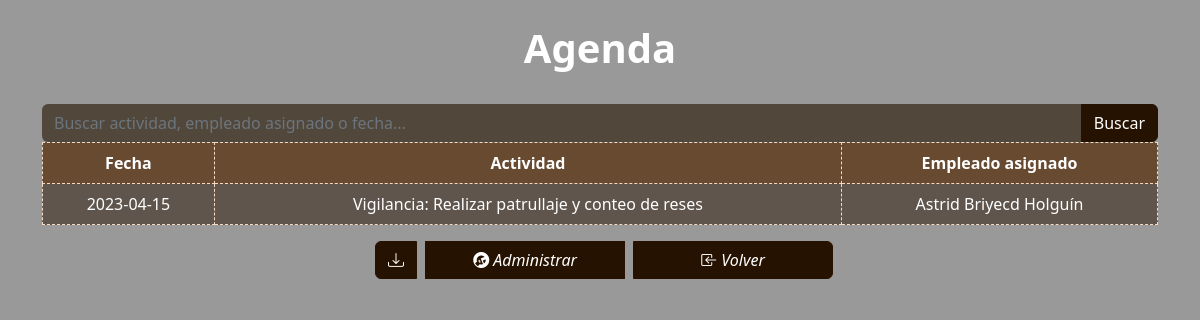
Page /cronograma/cronograma.php (signed in) on the committed database.
### tables this page shows
CREATE TABLE `agenda` (
  `idActividad` int(11) NOT NULL,
  `idAct` int(11) NOT NULL,
  `fecha` date NOT NULL,
  `idEmpledo` int(11) NOT NULL
);

CREATE TABLE `actividades` (
  `idAct` int(11) NOT NULL,
  `nombreActividad` varchar(40) NOT NULL,
  `descripcion` varchar(300) NOT NULL
);

CREATE TABLE `empleados` (
  `idEmpledo` int(11) NOT NULL,
  `nombreEmpleado` varchar(50) NOT NULL,
  `apellidoEmpleado` varchar(50) NOT NULL,
  `documentoEmpleado` int(50) NOT NULL,
  `telefonoEmpleado` varchar(50) NOT NULL,
  `tipodeContrato` varchar(50) NOT NULL,
  `nomina` varchar(12) NOT NULL,
  `idCargo` int(11) NOT NULL,
  `tipoDocumento` varchar(40) NOT NULL
);

### cronograma/cronograma.php (the view, shortened to what this page needs)
<!DOCTYPE html>
<html>
    <head>
        <link href="../css/custom.css" rel="stylesheet">
        <link href="../libs/bootstrap-icons/bootstrap-icons.css" rel="stylesheet">
    </head>
    <body>
    <h1 class="text-center  text-white fw-bolder p-4 p-3"> Agenda</h1>
        <div class="container">
        <form action="" >
            <div class="input-group">
            <input class="form-control text-white bg-success bg-opacity-75 border-0" type="text" id="buscar" name="buscar" onkeyup="filtrarActividades()" placeholder="Buscar actividad, empleado asignado o fecha...">
            <a type="submit" name="buscado" class="btn btn-primary " onclick="filtrarActividades()" >Buscar</a>
            </div>
            </form>
            <table class="table  bg-primary bg-opacity-50 text-center">
            <thead class=" text-white bg-secondary bg-opacity-50 fw-bolder ">
                <th>Fecha</th>
                <th>Actividad</th>
                <th>Empleado asignado</th>
            </thead>
            <tbody id="tabla" class="text-white">
               <?php
               $con = new Conexion();
               $conexion = $con->conectarDB();
                $sql="SELECT * FROM agenda INNER JOIN empleados ON agenda.idEmpledo = empleados.idEmpledo  INNER JOIN actividades ON agenda.idAct = actividades.idAct ORDER BY fecha ASC LIMIT 10";
                $resultset = $conexion->query($sql);
                    while($fila = $resultset->fetch_assoc()){
                        echo "<tr>
                        <td>".$fila["fecha"]."</td>
                        <td>".$fila["nombreActividad"].": ".$fila["descripcion"]."</td>
                        <td>".$fila["nombreEmpleado"]." ".$fila["apellidoEmpleado"]."</td>
                       </tr>";
                    }
               ?>
            </tbody>
        </table>
        <div class="row text-center">
            <div class="col">
                  <div class="btn-group">
                   <a  class="btn btn-primary ms-2"  style="" href="exportar.php" > <i class="bi bi-download">  </i></a>
                   <a  class="btn btn-primary ms-2"  style="width:200px;" href="../agenda/tablaAgenda.php" > <i class="bi bi-wrench-adjustable-circle-fill"> Administrar </i></a>
                   <a  class="btn btn-primary ms-2"  style="width:200px;" href="http://localhost/prototiposmifag/admin/gestor.php" > <i class="bi bi-box-arrow-in-left"> Volver </i></a>
                </div>
            </div>
            </div>
        </div>
    </body>
</html>

### cronograma/cronograma.php (style rules this page uses)
body { background: linear-gradient(rgba(0, 0, 0, 0.4), rgba(0, 0, 0, 0.4)), url(../img/llanos.jpg) ; background-size: cover; background-repeat: no-repeat; background-attachment: fixed; margin: 0; height: 100vh; }
table, th, td { border: 1px dashed #F2DAC4; padding: 10px; text-align: center; background-color: #bf9b7a9b; }

### rows in the picture
agenda: fecha "2023-04-15", idAct.nombreActividad "Vigilancia", idAct.descripcion "Realizar patrullaje y conteo de reses", idEmpledo.nombreEmpleado "Astrid Briyecd", idEmpledo.apellidoEmpleado "Holguín"
